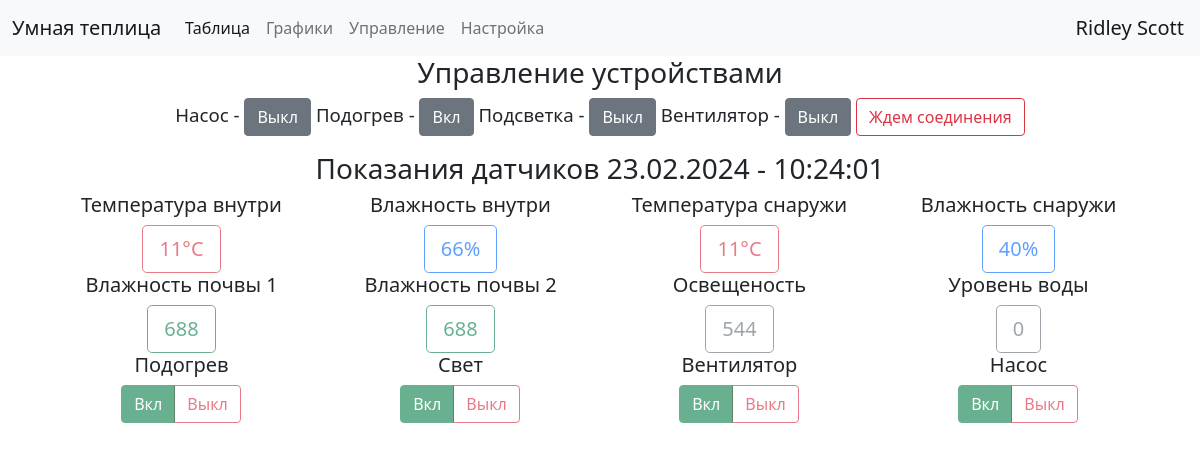
The app's page /dashboard (signed in) with its own data.
### data/users.py (models this page shows, shortened)
class User(SqlAlchemyBase,UserMixin):
    __tablename__ = 'users'
    id = sqlalchemy.Column(sqlalchemy.Integer, primary_key=True, autoincrement=True)
    surname = sqlalchemy.Column(sqlalchemy.String, nullable=True)
    name = sqlalchemy.Column(sqlalchemy.String, nullable=True)
    email = sqlalchemy.Column(sqlalchemy.String, index=True, unique=True, nullable=True)
    hashed_password = sqlalchemy.Column(sqlalchemy.String, nullable=True)
    modified_date = sqlalchemy.Column(sqlalchemy.DateTime, default=datetime.datetime.now)
    token = sqlalchemy.Column(sqlalchemy.String, nullable=True, default='NNNNNNNNNNN')

### data/sensors.py (models this page shows, shortened)
class Sensors(SqlAlchemyBase):
    __tablename__ = 'sensors'
    id = sqlalchemy.Column(sqlalchemy.Integer, primary_key=True, autoincrement=True)
    date = sqlalchemy.Column(sqlalchemy.DateTime, default=datetime.datetime.now)
    temp_in = sqlalchemy.Column(sqlalchemy.Integer, nullable=True, default=0)
    humidity_in = sqlalchemy.Column(sqlalchemy.Integer, nullable=True, default=0)
    temp_out = sqlalchemy.Column(sqlalchemy.Integer, nullable=True, default=0)
    humidity_out = sqlalchemy.Column(sqlalchemy.Integer, nullable=True, default=0)
    moisture1 = sqlalchemy.Column(sqlalchemy.Integer, nullable=True, default=0)
    moisture2 = sqlalchemy.Column(sqlalchemy.Integer, nullable=True, default=0)
    light = sqlalchemy.Column(sqlalchemy.Integer, nullable=True, default=0)
    token = sqlalchemy.Column(sqlalchemy.String, nullable=True, default='NNNNNNNNNNN')
    pump = sqlalchemy.Column(sqlalchemy.Integer, default=0)
    heat = sqlalchemy.Column(sqlalchemy.Integer, default=0)
    led = sqlalchemy.Column(sqlalchemy.Integer, default=0)
    fan = sqlalchemy.Column(sqlalchemy.Integer, default=0)
    water = sqlalchemy.Column(sqlalchemy.Integer, default=0)

### main.py (the view)
@app.route('/dashboard')
@login_required
def dashboard():
    db_sess = db_session.create_session()
    status = db_sess.query(Status).filter(Status.token == current_user.token).first()
    base_data = db_sess.query(Sensors).filter(current_user.is_authenticated, (Sensors.token == current_user.token)
                                              | (current_user.id == 1)).all()
    db_sess.close()
    return render_template('dashboard.html', status=dev_status(), token=current_user.token, data=base_data[-1],
                           text_button=name_button, up=False)

### data/db_session.py (called while the page is built)
def create_session() -> Session:
    global __factory
    return __factory()

### main.py (called while the page is built)
@login_manager.user_loader
def load_user(user_id):
    db_sess = db_session.create_session()
    return db_sess.query(User).get(user_id)

### templates/dashboard.html (shortened to what this page needs)
{% extends "base.html" %}
{% block content %}
<div class="dashboard"><h3>Показания датчиков {{data.date.strftime("%d.%m.%Y")}} - {{data.date.strftime("%H:%M:%S")}}</h3></div>
<div class="container">
    <div class="row">
        <div class="col">
            <div class="dashboard"><p class="h5">Температура внутри</p>
                <button type="button" class="btn btn-outline-danger btn-lg" disabled>
                    {{data.temp_in }}°C
                </button>
            </div>
        </div>
        <div class="col">
            <div class="dashboard"><p class="h5">Влажность внутри </p>
                <button type="button" class="btn btn-outline-primary btn-lg" disabled>{{ data.humidity_in }}%</button>
            </div>
        </div>
        <div class="col">
            <div class="dashboard"><p class="h5">Температура снаружи </p>
                <button type="button" class="btn btn-outline-danger btn-lg" disabled>{{ data.temp_out }}°C</button>
            </div>
        </div>
        <div class="col">
            <div class="dashboard"><p class="h5">Влажность снаружи </p>
                <button type="button" class="btn btn-outline-primary btn-lg" disabled>{{ data.humidity_out }}%</button>
            </div>
        </div>
    </div>
    <div class="row">
        <div class="col">
            <div class="dashboard"><p class="h5">Влажность почвы 1</p>
                <button type="button" class="btn btn-outline-success btn-lg" disabled>{{ data.moisture1 }}</button>
            </div>
        </div>
        <div class="col">
            <div class="dashboard"><p class="h5">Влажность почвы 2</p>
                <button type="button" class="btn btn-outline-success btn-lg" disabled>{{ data.moisture2 }}</button>
            </div>
        </div>
        <div class="col">
            <div class="dashboard"><p class="h5">Освещеность</p>
                <button type="button" class="btn btn-outline-secondary btn-lg" disabled>{{ data.light }}</button>
            </div>
        </div>
        <div class="col">
            <div class="dashboard"><p class="h5">Уровень воды</p>
                <button type="button" class="btn btn-outline-secondary btn-lg" disabled>{{ data.water }}</button>
            </div>
        </div>
    </div>
    <div class="row">
        <div class="col">
            <div class="dashboard"><p class="h5">Подогрев</p>
                <div class="btn-group">
                    <label class="btn btn-outline-success" for="success2">Вкл</label>
                    <label class="btn btn-outline-danger" for="danger2">Выкл</label>
                </div>
            </div>
        </div>
        <div class="col">
            <div class="dashboard"><p class="h5">Свет</p>
                <div class="btn-group">
                    <label class="btn btn-outline-success" for="success2">Вкл</label>
                    <label class="btn btn-outline-danger" for="danger2">Выкл</label>
                </div>
            </div>
        </div>
        <div class="col">
            <div class="dashboard"><p class="h5">Вентилятор</p>
                <div class="btn-group">
                    <label class="btn btn-outline-success" for="success3">Вкл</label>
                    <label class="btn btn-outline-danger" for="danger3">Выкл</label>
                </div>
            </div>
        </div>
        <div class="col">
            <div class="dashboard"><p class="h5">Насос</p>
                <div class="btn-group">
                    <label class="btn btn-outline-success" for="success4">Вкл</label>
                    <label class="btn btn-outline-danger" for="danger4">Выкл</label>
                </div>
            </div>
        </div>
    </div>
</div>
{% endblock %}

### templates/base.html (shortened to what this page needs)
<!doctype html>
<html lang="en">
<head>
                    <link rel="stylesheet"
                    href="https://cdn.jsdelivr.net/npm/bootstrap@5.0.0-beta1/dist/css/bootstrap.min.css"
>
    <link rel="stylesheet" type="text/css" href="/static/css/style.css"/>
</head>
<body>
<header>
    <nav class="navbar navbar-expand-lg navbar-light bg-light">
        <div class="container-fluid">
            <a class="navbar-brand" href="../readme">Умная теплица</a>
            <div class="collapse navbar-collapse" id="navbarNavAltMarkup">
                <div class="navbar-nav">
                        <a class="nav-link active" aria-current="page" href="../table/0">Таблица</a>
                        <a class="nav-link" href="../grafik">Графики</a>
                        <a class="nav-link" href="../dashboard">Управление</a>
                        <a class="nav-link" href="../send_param">Настройка</a>
                </div>
            </div>
            </div>
            {% if current_user.is_authenticated %}
            <a class="navbar-brand" href="/logout">{{ current_user.name }} {{ current_user.surname }}</a>
            {% else %}
            <p>
                 <a class="btn btn-success" href="/login">Вход</a>
            </p>
            {% endif %}
    </nav>
</header>
<main role="main" class="container">
{% if current_user.is_authenticated %}
<div class="dashboard"><h3>Управление устройствами</h3>
    <p align="center" class="buttons">
        {% for name in text_button %}
                {{text_button[name]}} - <button class="btn {{name}} btn-secondary">{{status[name]}}</button>
        {% endfor %}
        {% if status.sending == 0 %}
                <button class="btn btn-outline-danger">Ждем соединения</button>
        {% else %}
                <button class="btn btn-outline-success">Отправлено {{ status.date_down}}</button>
        {% endif %}
    </p>
    {% endif %}
</div>
    {% block content %}{% endblock %}
</main>
</body>
</html>

### static/css/style.css (style rules this page uses)
p { font-size: 14pt; }
.dashboard { text-align: center; align: center; vertical-align: middle; }

### records on screen
User: name "Ridley", surname "Scott"
Sensors: date "23.02.2024", date "10:24:01", temp_in "11", humidity_in "66", temp_out "11", humidity_out "40", moisture1 "688", moisture2 "688", light "544", water "0"

### other values on screen
{{ text_button[name] }} "Насос" "Подогрев" "Подсветка" "Вентилятор"
{{ status[name] }} "Выкл" "Вкл" "Выкл" "Выкл"
